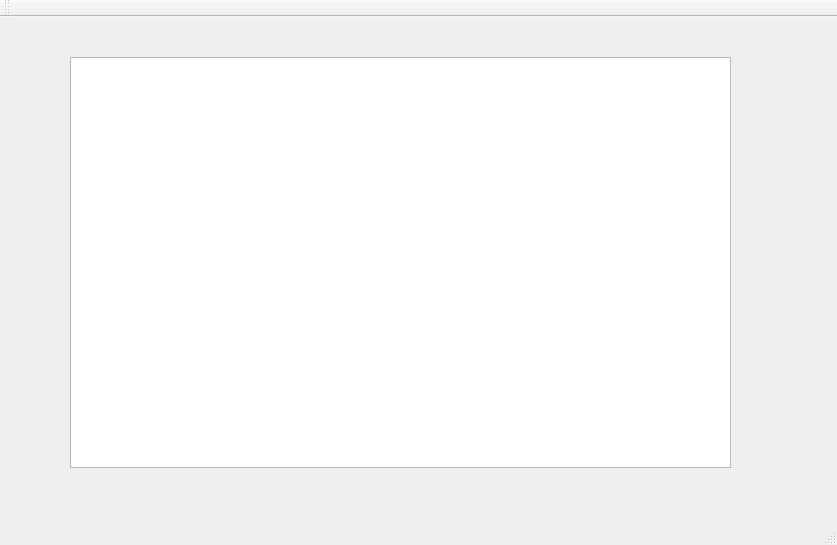
<?xml version="1.0" encoding="UTF-8"?>
<ui version="4.0">
 <class>MainWindow</class>
 <widget class="QMainWindow" name="MainWindow">
  <property name="geometry">
   <rect>
    <x>0</x>
    <y>0</y>
    <width>837</width>
    <height>545</height>
   </rect>
  </property>
  <property name="windowTitle">
   <string>MainWindow</string>
  </property>
  <widget class="QWidget" name="centralWidget">
   <widget class="QTableWidget" name="tableWidget">
    <property name="geometry">
     <rect>
      <x>70</x>
      <y>40</y>
      <width>661</width>
      <height>411</height>
     </rect>
    </property>
   </widget>
  </widget>
  <widget class="QMenuBar" name="menuBar">
   <property name="geometry">
    <rect>
     <x>0</x>
     <y>0</y>
     <width>837</width>
     <height>26</height>
    </rect>
   </property>
  </widget>
  <widget class="QToolBar" name="mainToolBar">
   <attribute name="toolBarArea">
    <enum>TopToolBarArea</enum>
   </attribute>
   <attribute name="toolBarBreak">
    <bool>false</bool>
   </attribute>
  </widget>
  <widget class="QStatusBar" name="statusBar"/>
 </widget>
 <layoutdefault spacing="6" margin="11"/>
 <resources/>
 <connections/>
</ui>
